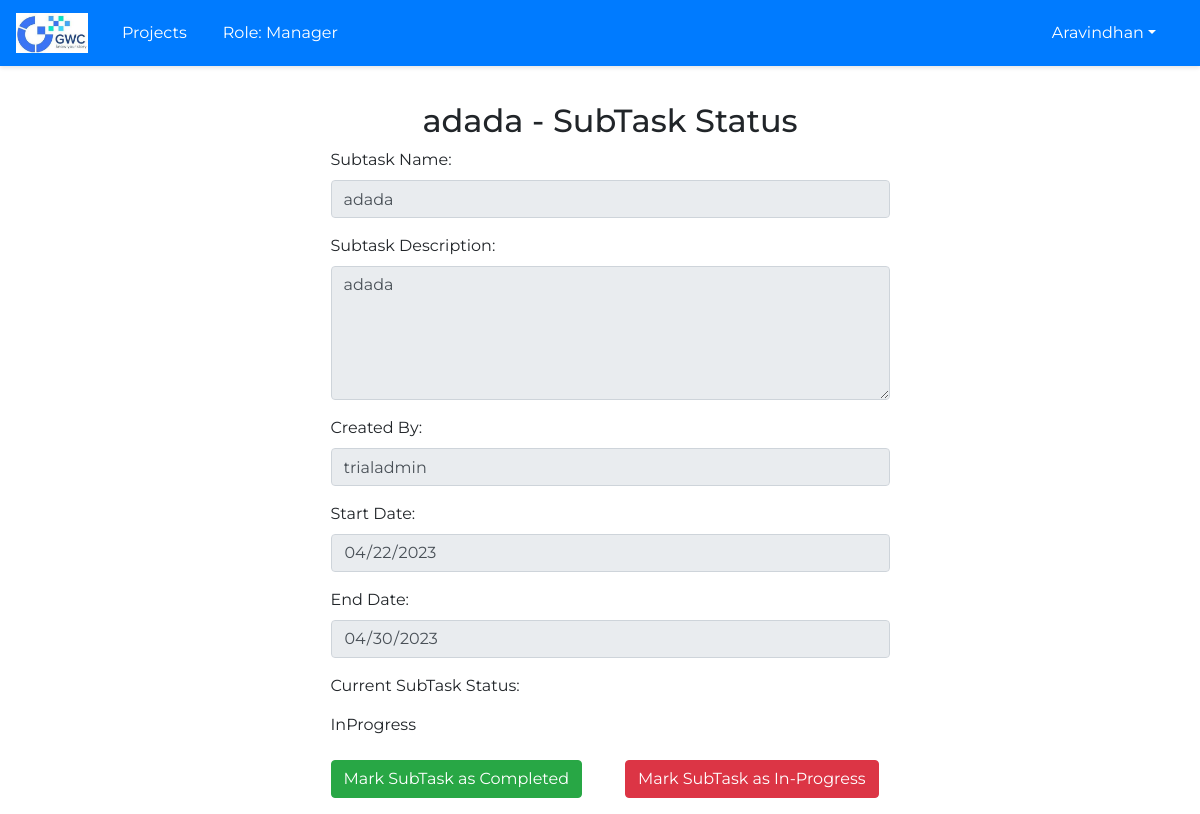
The page /subtasks/5 (signed in) on the database its author committed.
### main.py (models this page shows, shortened)
class Users(db.Model):
    id = db.Column(db.Integer(), primary_key=True, autoincrement=True)
    Email = db.Column(db.String(250), unique=True, nullable=False)
    Name = db.Column(db.String(250), nullable=False)
    User_Role = db.Column(db.String(250), default='Member', nullable=False)
    Password = db.Column(db.String(250), nullable=False)
    Designation = db.Column(db.String(250), nullable=False)
    Creation_Date = db.Column(db.DateTime(), default=dt.datetime.utcnow() + dt.timedelta(hours=5, minutes=30), nullable=False)

class Subtask(db.Model):
    id = db.Column(db.Integer(), primary_key=True, autoincrement=True)
    SubtaskName = db.Column(db.String(250), nullable=False)
    SubtaskDescription = db.Column(db.Text)
    AssignedTo = db.Column(db.String(250), nullable=False)
    CreatedBy = db.Column(db.String(250), nullable=False)
    StartDate = db.Column(db.Date(), nullable=False)
    EndDate = db.Column(db.Date(), nullable=False)
    CreationDate = db.Column(db.DateTime(), nullable=False)
    Status = db.Column(db.String(250), default='InProgress', nullable=False, )
    StoryID = db.Column(db.Integer(), db.ForeignKey('story.id'), nullable=False)

### main.py (the view, shortened to what this page needs)
@app.route('/subtasks/<int:subtask_id>', methods=['GET', 'POST'])
def subtask_details(subtask_id):
    subtask = Subtask.query.get_or_404(subtask_id)
    user = None
    if 'user_id' in session:
        user_id = session['user_id']
        user = Users.query.filter_by(id=user_id).first()
        if user.User_Role == 'Member' and user.Email != subtask.AssignedTo:
            abort(403)
    return render_template('subtask_details.html', subtask=subtask, user=user)

### main.py (called while the page is built, shortened)
@app.before_request
def require_login():
    allowed_routes = ['login','static', 'show_register']  # add any route that doesn't require login here
    if request.endpoint not in allowed_routes and 'user_id' not in session:
        return redirect(url_for('login'))

@app.before_request
def restrict_access_member():
    user_id = session.get('user_id')
    if user_id:
        user = Users.query.filter_by(id=user_id).first()

@app.before_request
def restrict_access_teamlead():
    user_id = session.get('user_id')
    if user_id:
        user = Users.query.filter_by(id=user_id).first()
        if user.User_Role == 'Team Lead':
            restricted_functions = ['add_project', 'add_epic', 'add_story', 'update_project', 'update_epic', 'update_story', 'delete_story', 'delete_epic','show_users','update_user_role']
            if request.endpoint in restricted_functions:
                abort(403)  # Forbidden

@app.before_request
def restrict_access_manager():
    user_id = session.get('user_id')
    if user_id:
        user = Users.query.filter_by(id=user_id).first()
        if user.User_Role == 'Manager':
            restricted_functions = ['add_project', 'update_project','show_users','update_user_role']
            if request.endpoint in restricted_functions:
                abort(403)  # Forbidden

@app.context_processor
def inject_user():
    def get_user():
        if 'user_id' in session:
            user = Users.query.get(session['user_id'])
            return user
        return None
    return {'user': get_user()}

### templates/subtask_details.html (shortened to what this page needs)
{% extends "base_layout.html" %}
{% block main %}
<div class="text-center">
  <h2>{{ subtask.SubtaskName }} - SubTask Status</h2>
</div>
<form method="POST" action="{{ url_for('subtask_details', subtask_id=subtask.id) }}" class="row g-3 justify-content-center">
  <div class="col-md-6">
    <div class="form-group">
      <label for="SubtaskName" class="form-label">Subtask Name:</label>
      <input type="text" id="SubtaskName" name="SubtaskName" class="form-control" value="{{ subtask.SubtaskName }}" required disabled>
    </div>
    <div class="form-group">
      <label for="SubtaskDescription" class="form-label">Subtask Description:</label>
      <textarea id="SubtaskDescription" name="SubtaskDescription" rows="5" class="form-control" required disabled>{{ subtask.SubtaskDescription }}</textarea>
    </div>
    <div class="form-group">
      <label for="CreatedBy" class="form-label">Created By:</label>
      <input type="text" id="CreatedBy" name="CreatedBy" class="form-control" value="{{ subtask.CreatedBy.split('@')[0].lower() }}" required disabled>
    </div>
    <div class="form-group">
      <label for="StartDate" class="form-label">Start Date:</label>
      <input type="date" id="StartDate" name="StartDate" class="form-control" value="{{ subtask.StartDate }}" required disabled>
    </div>
    <div class="form-group">
      <label for="EndDate" class="form-label">End Date:</label>
      <input type="date" id="EndDate" name="EndDate" class="form-control" value="{{ subtask.EndDate }}" required disabled>
    </div>
    <div class="form-group">
      <label for="staticEmail" class="form-label">Current SubTask Status:</label>
      <input type="text" readonly class="form-control-plaintext" id="subtaskstatus" value="{{ subtask.Status }}">
    </div>
    <div class="row">
        <div class="col-md-6">
          <form method="POST">
            <button type="submit" class="btn btn-success">Mark SubTask as Completed</button>
          </form>
        </div>
        <div class="col-md-6">
          <form method="POST">
            <button type="submit" class="btn btn-danger">Mark SubTask as In-Progress</button>
          </form>
        </div>
      </div>
{% endblock %}

### templates/base_layout.html (shortened to what this page needs)
<!DOCTYPE html>
<html>
  <head>
      <link rel="stylesheet" href="https://maxcdn.bootstrapcdn.com/bootstrap/4.5.2/css/bootstrap.min.css">
      <link href="{{ url_for('static', filename='css/base_layout-style.css') }}" rel="stylesheet">
  </head>
  <body>
    <nav class="navbar navbar-expand-md navbar-light bg-primary">
      <a class="navbar-brand" href="{{ url_for('login') }}">
        <img src="{{ url_for('static', filename='images/placeholder-logo.png') }}" alt="Logo">
      </a>
      <ul class="navbar-nav">
        {% if user.User_Role in ['Manager', 'Admin', 'Team Lead'] %}
        <li class="nav-item">
          <a class="nav-link" href="{{ url_for('show_projects') }}">Projects</a>
        </li>
        {% endif %}
        <li class="nav-item nav-link">
          Role: {{ user.User_Role }}
        </li>
      </ul>
      <ul class="navbar-nav ml-auto">
        <li class="nav-item dropdown">
          <a class="nav-link dropdown-toggle" href="#" id="navbardrop" data-toggle="dropdown">{{ user.Name }}</a>
        </li>
      </ul>
    </nav>
    <main>
      {% block main %}
      {% endblock %}
    </main>
  </body>
</html>

### static/css/base_layout-style.css (style rules this page uses)
* { box-sizing: border-box; margin: 0; padding: 0; }
body { background-color: white; font-family: 'Montserrat', sans-serif; }
.navbar-brand img { height: 40px; margin-right: 10px; }
.navbar-nav li { padding-right: 20px; color: white !important; }
.nav-link { color: white !important; }
nav { display: flex; justify-content: space-between; align-items: center; padding: 1rem; background-color: white; box-shadow: 0px 2px 4px rgba(0, 0, 0, 0.1); }
main { margin: 20px 0 0 20px; padding: 1rem; }

### rows shown on the page
Users: User_Role "Manager", Name "Aravindhan"
Subtask: SubtaskName "adada", SubtaskDescription "adada", CreatedBy "trialadmin", StartDate "04/22/2023", EndDate "04/30/2023", Status "InProgress"
